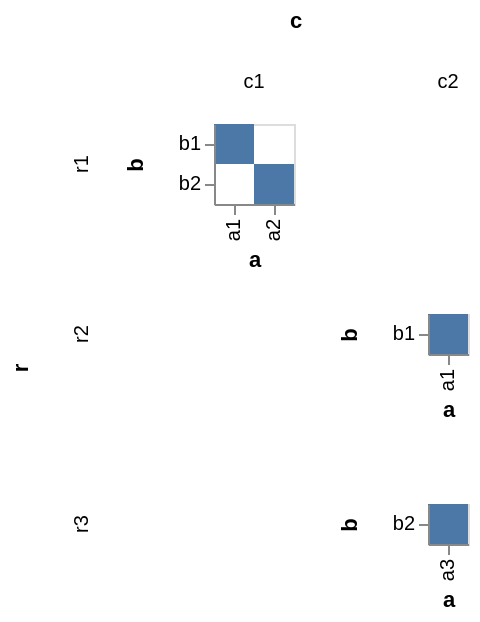

Vega-Lite specification for this chart:
### Vega specification from a JSON file in a GitHub repository (floating-point values rounded to 4 significant figures)
{"$schema": "https://vega.github.io/schema/vega/v5.json", "autosize": "pad", "padding": 5, "data": [{"name": "source_0", "values": [{"r": "r1", "c": "c1", "a": "a1", "b": "b1"}, {"r": "r1", "c": "c1", "a": "a2", "b": "b2"}, {"r": "r2", "c": "c2", "a": "a1", "b": "b1"}, {"r": "r3", "c": "c2", "a": "a3", "b": "b2"}]}, {"name": "cross_column_domain_row_domain", "source": "source_0", "transform": [{"type": "aggregate", "groupby": ["r", "c"], "fields": ["a", "b"], "ops": ["distinct", "distinct"]}]}, {"name": "column_domain", "source": "cross_column_domain_row_domain", "transform": [{"type": "aggregate", "groupby": ["c"], "fields": ["distinct_a"], "ops": ["max"], "as": ["distinct_a"]}]}, {"name": "row_domain", "source": "cross_column_domain_row_domain", "transform": [{"type": "aggregate", "groupby": ["r"], "fields": ["distinct_b"], "ops": ["max"], "as": ["distinct_b"]}]}], "signals": [{"name": "child_x_step", "value": 20}, {"name": "child_y_step", "value": 20}], "layout": {"padding": {"row": 20, "column": 20}, "offset": {"rowTitle": 10, "columnTitle": 10}, "columns": {"signal": "length(data('column_domain'))"}, "bounds": "full", "align": "all"}, "marks": [{"name": "row-title", "type": "group", "role": "row-title", "title": {"text": "r", "offset": 10, "orient": "left", "style": "guide-title"}}, {"name": "column-title", "type": "group", "role": "column-title", "title": {"text": "c", "offset": 10, "style": "guide-title"}}, {"name": "row_header", "type": "group", "role": "row-header", "from": {"data": "row_domain"}, "sort": {"field": "datum[\"r\"]", "order": "ascending"}, "title": {"text": {"signal": "''+parent[\"r\"]"}, "offset": 10, "orient": "left", "style": "guide-label", "frame": "group", "baseline": "middle"}, "encode": {"update": {"height": {"signal": "bandspace(datum[\"distinct_b\"], 0, 0) * child_y_step"}}}}, {"name": "column_header", "type": "group", "role": "column-header", "from": {"data": "column_domain"}, "sort": {"field": "datum[\"c\"]", "order": "ascending"}, "title": {"text": {"signal": "''+parent[\"c\"]"}, "offset": 10, "style": "guide-label", "frame": "group", "baseline": "middle"}, "encode": {"update": {"width": {"signal": "bandspace(datum[\"distinct_a\"], 0, 0) * child_x_step"}}}}, {"name": "cell", "type": "group", "style": "cell", "from": {"facet": {"name": "facet", "data": "source_0", "groupby": ["r", "c"], "aggregate": {"cross": true, "fields": ["a", "b"], "ops": ["distinct", "distinct"], "as": ["distinct_a", "distinct_b"]}}}, "sort": {"field": ["datum[\"r\"]", "datum[\"c\"]"], "order": ["ascending", "ascending"]}, "encode": {"update": {"width": {"signal": "bandspace(datum[\"distinct_a\"], 0, 0) * child_x_step"}, "height": {"signal": "bandspace(datum[\"distinct_b\"], 0, 0) * child_y_step"}}}, "marks": [{"name": "child_marks", "type": "rect", "style": ["rect"], "from": {"data": "facet"}, "encode": {"update": {"fill": {"value": "#4c78a8"}, "tooltip": {"signal": "{\"b\": ''+datum[\"b\"], \"a\": ''+datum[\"a\"]}"}, "x": {"scale": "child_x", "field": "a"}, "width": {"scale": "child_x", "band": true}, "y": {"scale": "child_y", "field": "b"}, "height": {"scale": "child_y", "band": true}}}}], "scales": [{"name": "child_x", "type": "band", "domain": {"data": "facet", "field": "a", "sort": true}, "range": {"step": {"signal": "child_x_step"}}, "paddingInner": 0, "paddingOuter": 0}, {"name": "child_y", "type": "band", "domain": {"data": "facet", "field": "b", "sort": true}, "range": {"step": {"signal": "child_y_step"}}, "paddingInner": 0, "paddingOuter": 0}], "axes": [{"scale": "child_x", "orient": "bottom", "grid": false, "title": "a", "labelAlign": "right", "labelAngle": 270, "labelBaseline": "middle", "zindex": 1}, {"scale": "child_y", "orient": "left", "grid": false, "title": "b", "zindex": 1}]}], "config": {"axisY": {"minExtent": 30}}}
